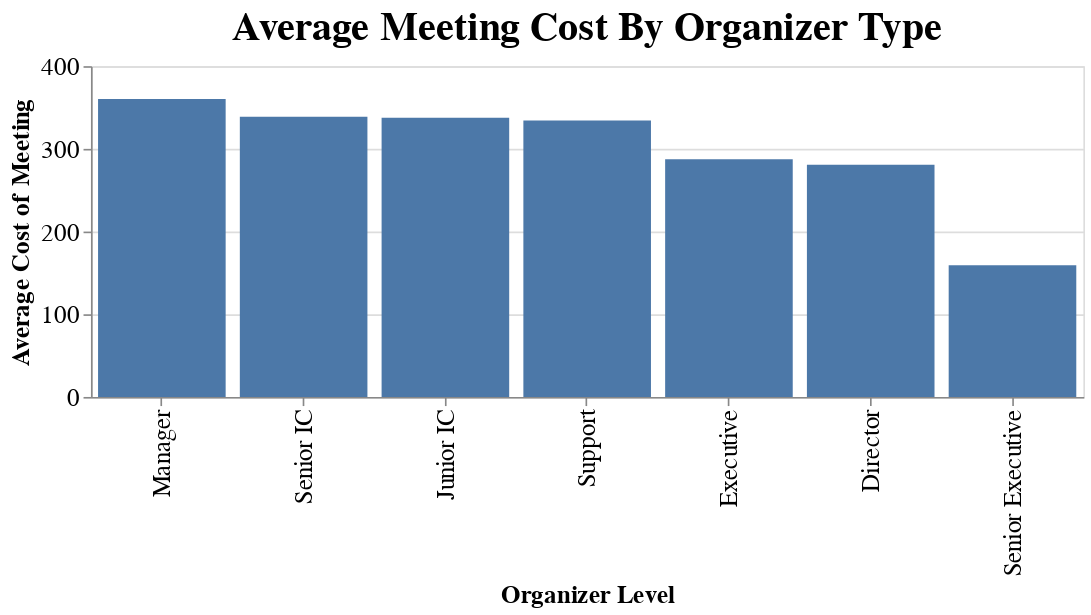

Write notebook code for a chart like this one.
### Code cell
# Average cost of meeting by the organizer level in organization
alt.Chart(new_df3).mark_bar().encode(
    alt.X('Organizer_LevelDesignation', sort="-y", axis=alt.Axis(title="Organizer Level")),
    alt.Y('Meeting_Cost', axis=alt.Axis(title="Average Cost of Meeting")),
).interactive().properties(title='Average Meeting Cost By Organizer Type').configure_axis(
    labelFontSize=15,titleFontSize=15,).configure_title(fontSize=24).properties(
        width=600, height=200
    )

### Figure 1 — Vega-Lite specification as saved in the notebook (floating-point values rounded to 4 significant figures)
{"config": {"view": {"continuousWidth": 400, "continuousHeight": 300}, "axis": {"labelFontSize": 15, "titleFontSize": 15}, "title": {"fontSize": 24}}, "data": {"name": "data-7508cca28eb56042c5f5a7bca68e7d8f"}, "mark": "bar", "encoding": {"x": {"type": "nominal", "axis": {"title": "Organizer Level"}, "field": "Organizer_LevelDesignation", "sort": "-y"}, "y": {"type": "quantitative", "axis": {"title": "Average Cost of Meeting"}, "field": "Meeting_Cost"}}, "height": 200, "selection": {"selector004": {"type": "interval", "bind": "scales", "encodings": ["x", "y"]}}, "title": "Average Meeting Cost By Organizer Type", "width": 600, "$schema": "https://vega.github.io/schema/vega-lite/v4.8.1.json", "datasets": {"data-7508cca28eb56042c5f5a7bca68e7d8f": [{"Organizer_LevelDesignation": "Manager", "Meeting_Cost": 360.4}, {"Organizer_LevelDesignation": "Junior IC", "Meeting_Cost": 337.7}, {"Organizer_LevelDesignation": "Support", "Meeting_Cost": 334.2}, {"Organizer_LevelDesignation": "Senior IC", "Meeting_Cost": 338.8}, {"Organizer_LevelDesignation": "Director", "Meeting_Cost": 280.8}, {"Organizer_LevelDesignation": "Senior Executive", "Meeting_Cost": 159.3}, {"Organizer_LevelDesignation": "Executive", "Meeting_Cost": 287.4}]}}
